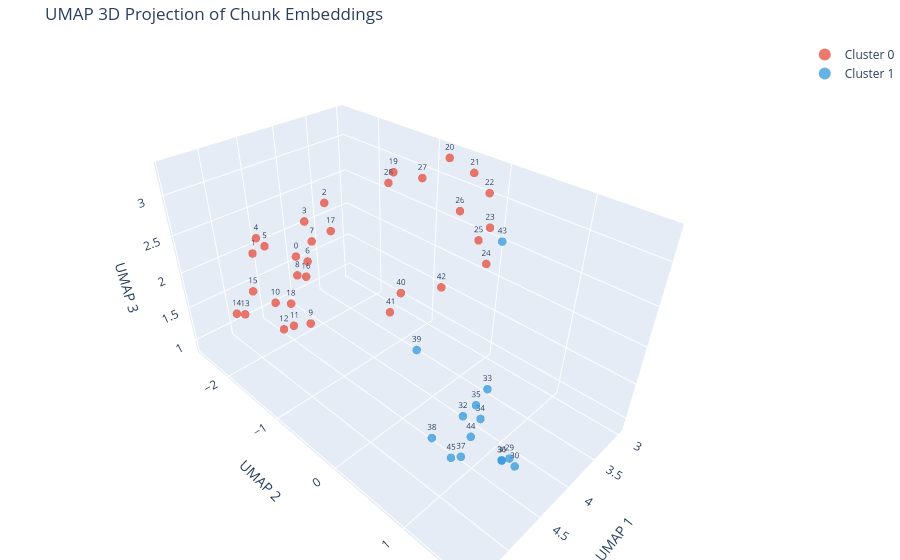

The notebook cell this image was saved under:
### Markdown cell above
### Step 10: Entry Point for RAG Pipeline

### Code cell
if __name__ == "__main__":
    DOCUMENT = document
    
    chunks, raw_embeddings, embedding_matrix = run_pipeline(DOCUMENT)

### Figure 1 — Plotly figure (JSON) as saved in the notebook; plotly's stock layout.template omitted (floating-point values rounded to 4 significant figures)
{"data": [{"marker": {"color": "#e74c3c", "opacity": 0.75, "size": 5}, "mode": "markers+text", "name": "Cluster 0", "text": ["0", "1", "2", "3", "4", "5", "6", "7", "8", "9", "10", "11", "12", "13", "14", "15", "16", "17", "18", "19", "20", "21", "22", "23", "24", "25", "26", "27", "28", "40", "41", "42"], "textfont": {"size": 8}, "textposition": "top center", "type": "scatter3d", "x": [4.695, 5.05, 4.206, 4.159, 4.752, 4.497, 4.159, 3.882, 4.165, 4.18, 4.365, 4.374, 4.655, 4.924, 5.221, 5.346, 5.034, 4.579, 4.89, 3.61, 3.099, 3.001, 3.21, 3.148, 3.363, 2.996, 2.984, 3.221, 3.938, 4.407, 4.299, 3.729], "y": [-1.474, -1.774, -1.531, -2.001, -2.158, -2.411, -2.011, -2.264, -2.255, -2.042, -2.546, -2.155, -1.963, -2.395, -2.041, -1.371, -0.8422, -0.9769, -1.382, -1.039, -0.6807, -0.4055, -0.02791, -0.02229, 0.1272, -0.2717, -0.5796, -0.9645, -0.7828, -0.1338, -0.4019, -0.1785], "z": [2.401, 2.463, 2.86, 2.434, 2.38, 2.061, 1.867, 1.94, 1.552, 0.8861, 1.067, 0.891, 1.093, 1.245, 1.595, 2.301, 2.583, 2.869, 1.906, 3.193, 3.313, 3.194, 3.152, 2.723, 2.423, 2.404, 2.662, 3.025, 3.257, 2.425, 1.99, 2.149]}, {"marker": {"color": "#3498db", "opacity": 0.75, "size": 5}, "mode": "markers+text", "name": "Cluster 1", "text": ["29", "30", "31", "32", "33", "34", "35", "36", "37", "38", "39", "43", "44", "45"], "textfont": {"size": 8}, "textposition": "top center", "type": "scatter3d", "x": [4.395, 4.645, 4.518, 4.501, 4.592, 4.897, 5.102, 5.129, 5.443, 5.277, 4.709, 3.502, 4.475, 4.822], "y": [1.36, 1.569, 1.352, 0.8325, 1.143, 1.311, 1.392, 1.711, 1.539, 1.097, 0.3758, 0.39, 0.9341, 0.9691], "z": [1.172, 1.445, 1.239, 1.453, 2.087, 2.054, 2.418, 2.047, 2.206, 1.946, 2.162, 2.864, 1.214, 1.214]}], "layout": {"legend": {"itemsizing": "constant"}, "margin": {"b": 0, "l": 0, "r": 0, "t": 40}, "scene": {"xaxis": {"title": {"text": "UMAP 1"}}, "yaxis": {"title": {"text": "UMAP 2"}}, "zaxis": {"title": {"text": "UMAP 3"}}}, "title": {"text": "UMAP 3D Projection of Chunk Embeddings"}}}
